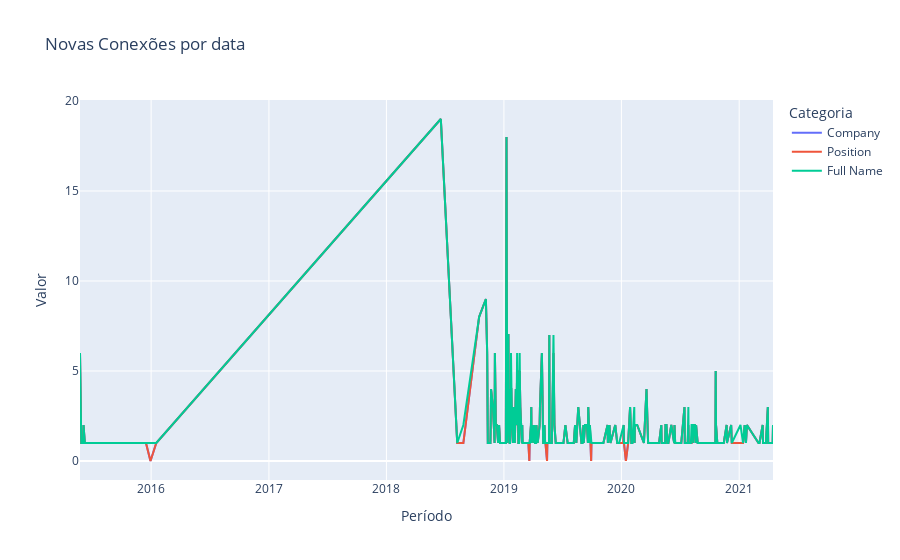

Notebook code cell kept with this figure:
### Code cell
#Gráfico Quantidade de conexões por data

grafico = px.line(grupo, 
                  title = 'Novas Conexões por data',
                 labels={ "value": "Valor",
                     "Connected On": "Período",
                        'variable': 'Categoria'})
grafico.show()

### Figure 1 — Plotly figure (JSON) as saved in the notebook; plotly's stock layout.template omitted (floating-point values rounded to 4 significant figures; data arrays with more than 128 entries replaced by an {"elided": "..."} marker saying what was removed)
{"data": [{"hovertemplate": "Categoria=Company<br>Período=%{x}<br>Valor=%{y}<extra></extra>", "legendgroup": "Company", "line": {"color": "#636efa", "dash": "solid"}, "mode": "lines", "name": "Company", "orientation": "v", "showlegend": true, "type": "scatter", "x": {"elided": "275 str values"}, "xaxis": "x", "y": {"elided": "275 int values"}, "yaxis": "y"}, {"hovertemplate": "Categoria=Position<br>Período=%{x}<br>Valor=%{y}<extra></extra>", "legendgroup": "Position", "line": {"color": "#EF553B", "dash": "solid"}, "mode": "lines", "name": "Position", "orientation": "v", "showlegend": true, "type": "scatter", "x": {"elided": "275 str values"}, "xaxis": "x", "y": {"elided": "275 int values"}, "yaxis": "y"}, {"hovertemplate": "Categoria=Full Name<br>Período=%{x}<br>Valor=%{y}<extra></extra>", "legendgroup": "Full Name", "line": {"color": "#00cc96", "dash": "solid"}, "mode": "lines", "name": "Full Name", "orientation": "v", "showlegend": true, "type": "scatter", "x": {"elided": "275 str values"}, "xaxis": "x", "y": {"elided": "275 int values"}, "yaxis": "y"}], "layout": {"legend": {"title": {"text": "Categoria"}, "tracegroupgap": 0}, "title": {"text": "Novas Conexões por data"}, "xaxis": {"anchor": "y", "domain": [0, 1], "title": {"text": "Período"}}, "yaxis": {"anchor": "x", "domain": [0, 1], "title": {"text": "Valor"}}}}
